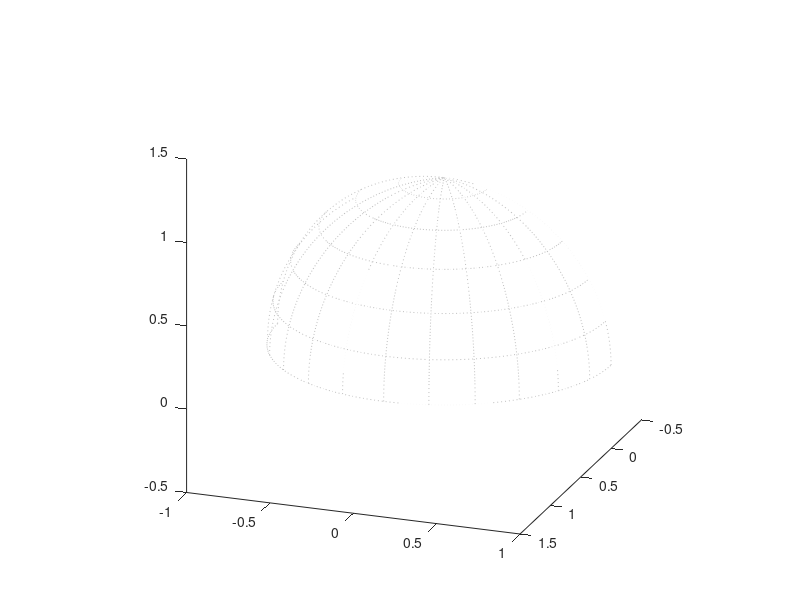

Here is the MATLAB script that generated this plot:
function plotDome(radius,stepSize)
%PLOTDOME(radius,stepSize)
% Plots dome with dotted longitude and latitude lines
% Inputs:   radius - Dome radius [m]
%           stepSize - Separation between latitude and longitude lines [deg]
% Notes:
% Longitude lines are plotted between -90 and 90
% Latitude lines are plotted at 0 and 90

% parse inputs
switch nargin
    case 0
        radius = 1;
        stepSize = 15;
    case 1
        stepSize = 15;
end
% dummy variables
r = radius;
linWidth = 0.25;
lnType = ':';
grayRGB = 191/255.*[1 1 1];
% make longitude and latitude fine grids
longFine = -90:1:90;
latFine = -0:1:90;
% make longitude and latitude coarse grids
longCoarse = longFine(1):stepSize:longFine(end);
latCoarse = latFine(1):stepSize:latFine(end);
% plot longitude lines
for ii = 1:numel(longCoarse)
    X = r*cosd(longCoarse(ii)).*cosd(latFine);
    Y = r*sind(longCoarse(ii)).*cosd(latFine);
    Z = r*sind(latFine);
    plot3(X,Y,Z,lnType,'linewidth',linWidth,'color',grayRGB);
    hold on;
end
% plot latitude lines
for ii = 1:numel(latCoarse)
    X = r*cosd(longFine).*cosd(latCoarse(ii));
    Y = r*sind(longFine).*cosd(latCoarse(ii));
    Z = r*sind(latCoarse(ii))*ones(size(longFine));
    plot3(X,Y,Z,lnType,'linewidth',linWidth,'color',grayRGB);
end
% set view angle
view(110,20);
% make axes equal
axis equal;

end